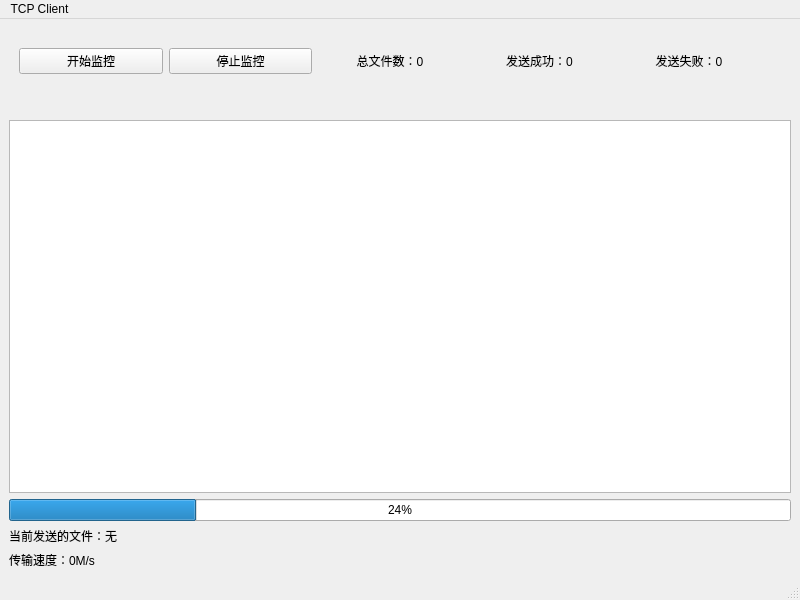
<?xml version="1.0" encoding="UTF-8"?>
<ui version="4.0">
 <class>MainWindow</class>
 <widget class="QMainWindow" name="MainWindow">
  <property name="geometry">
   <rect>
    <x>0</x>
    <y>0</y>
    <width>800</width>
    <height>600</height>
   </rect>
  </property>
  <property name="windowTitle">
   <string>MainWindow</string>
  </property>
  <widget class="QWidget" name="centralwidget">
   <layout class="QVBoxLayout" name="verticalLayout">
    <item>
     <layout class="QHBoxLayout" name="horizontalLayout">
      <property name="leftMargin">
       <number>10</number>
      </property>
      <property name="topMargin">
       <number>20</number>
      </property>
      <property name="rightMargin">
       <number>30</number>
      </property>
      <property name="bottomMargin">
       <number>40</number>
      </property>
      <item>
       <widget class="QPushButton" name="pushButton">
        <property name="text">
         <string>开始监控</string>
        </property>
       </widget>
      </item>
      <item>
       <widget class="QPushButton" name="stopButton">
        <property name="text">
         <string>停止监控</string>
        </property>
       </widget>
      </item>
      <item>
       <widget class="QLabel" name="label_total">
        <property name="text">
         <string>总文件数：0</string>
        </property>
        <property name="alignment">
         <set>Qt::AlignmentFlag::AlignCenter</set>
        </property>
       </widget>
      </item>
      <item>
       <widget class="QLabel" name="label_success">
        <property name="text">
         <string>发送成功：0</string>
        </property>
        <property name="alignment">
         <set>Qt::AlignmentFlag::AlignCenter</set>
        </property>
       </widget>
      </item>
      <item>
       <widget class="QLabel" name="label_failed">
        <property name="text">
         <string>发送失败：0</string>
        </property>
        <property name="alignment">
         <set>Qt::AlignmentFlag::AlignCenter</set>
        </property>
       </widget>
      </item>
     </layout>
    </item>
    <item>
     <widget class="QTextEdit" name="textEdit_Log"/>
    </item>
    <item>
     <widget class="QProgressBar" name="progressBar">
      <property name="value">
       <number>24</number>
      </property>
     </widget>
    </item>
    <item>
     <widget class="QLabel" name="label_currentFile">
      <property name="text">
       <string>当前发送的文件：无</string>
      </property>
     </widget>
    </item>
    <item>
     <widget class="QLabel" name="label_speed">
      <property name="text">
       <string>传输速度：0M/s</string>
      </property>
     </widget>
    </item>
   </layout>
  </widget>
  <widget class="QMenuBar" name="menubar">
   <property name="geometry">
    <rect>
     <x>0</x>
     <y>0</y>
     <width>800</width>
     <height>25</height>
    </rect>
   </property>
   <widget class="QMenu" name="menuTCP_Client">
    <property name="title">
     <string>TCP Client</string>
    </property>
   </widget>
   <addaction name="menuTCP_Client"/>
  </widget>
  <widget class="QStatusBar" name="statusbar"/>
 </widget>
 <resources/>
 <connections/>
</ui>
